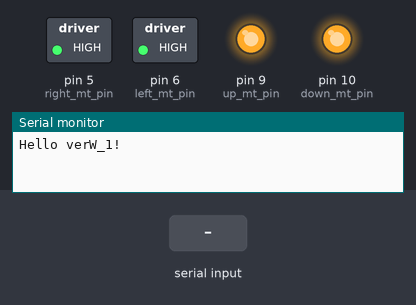
Bench run of a sketch on a simulated Arduino Uno, built with avr-gcc and run on an emulated ATmega328P. Shown: switched loads named in the sketch (green lamp = pin HIGH), output pins drawn as LEDs (lit = HIGH), the last lines printed to the serial monitor. The test bench sets the inputs (shaded band).

Above: at 1.2 s.
1.3 s: "r" received over the second serial link
At 2.0 s:
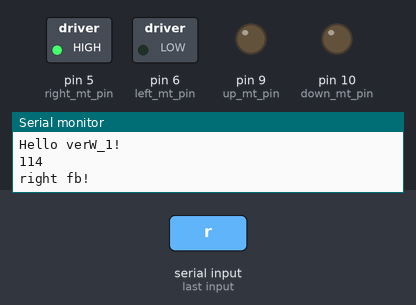
2.8 s: "l" received over the second serial link
At 3.2 s:
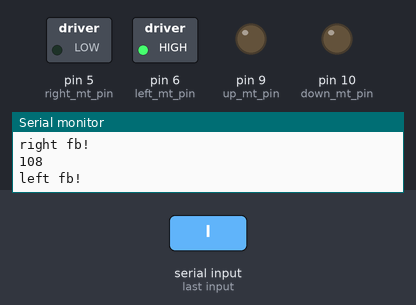
4.3 s: "u" received over the second serial link
At 5.5 s:
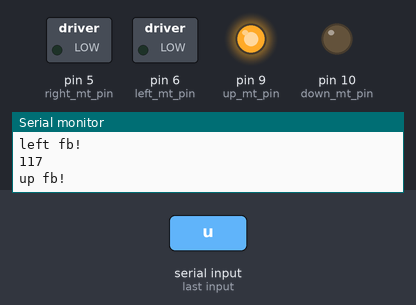
5.8 s: "d" received over the second serial link
At 6.6 s:
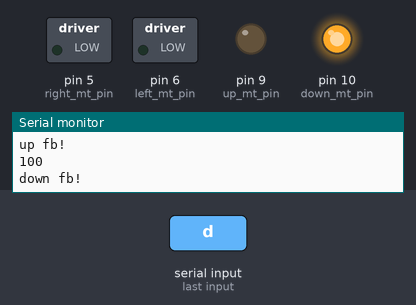
7.3 s: "1" received over the second serial link
At 7.8 s:
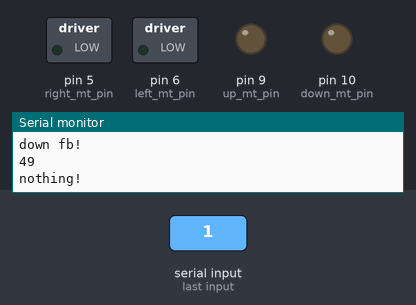
Timing chart, 0 to 9.8 s (numbered marks = the images above; inputs shaded):
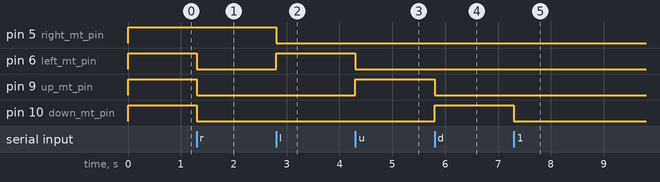

The sketch:

motor_control_tunedver.ino
```cpp
#include <SoftwareSerial.h>
const int right_mt_pin = 5;
const int left_mt_pin = 6;
const int up_mt_pin = 9;
const int down_mt_pin = 10;

const int weak_vib = 0;
const int strong_vib = 255;

SoftwareSerial BTSerial(2, 3); // (TX,RX)
void fb_right(){
  Serial.println("right fb!");
  analogWrite(right_mt_pin, strong_vib);
  analogWrite(left_mt_pin, weak_vib);
  analogWrite(up_mt_pin, weak_vib);
  analogWrite(down_mt_pin, weak_vib);
}

void fb_left(){
  Serial.println("left fb!");
  analogWrite(right_mt_pin, weak_vib);
  analogWrite(left_mt_pin, strong_vib);
  analogWrite(up_mt_pin, weak_vib);
  analogWrite(down_mt_pin, weak_vib);
}

void fb_up(){
  Serial.println("up fb!");
  analogWrite(right_mt_pin, weak_vib);
  analogWrite(left_mt_pin, weak_vib);
  analogWrite(up_mt_pin, strong_vib);
  analogWrite(down_mt_pin, weak_vib);
}

void fb_down(){
  Serial.println("down fb!");
  analogWrite(right_mt_pin, weak_vib);
  analogWrite(left_mt_pin, weak_vib);
  analogWrite(up_mt_pin, weak_vib);
  analogWrite(down_mt_pin, strong_vib);
}

void off_all(){
  Serial.println("nothing!");
  analogWrite(right_mt_pin, 0);
  analogWrite(left_mt_pin, 0);
  analogWrite(up_mt_pin, 0);
  analogWrite(down_mt_pin, 0);
  }

void setup() {
  Serial.begin(9600);
  Serial.println("Hello verW_1!");
  BTSerial.begin(9600);//시리얼 통신을 사용하며 통신 속도는 9600으로 설정합니다.
  pinMode(right_mt_pin, OUTPUT);
  pinMode(left_mt_pin, OUTPUT);
  pinMode(up_mt_pin, OUTPUT);
  pinMode(down_mt_pin, OUTPUT);
  analogWrite(right_mt_pin, strong_vib);
  analogWrite(left_mt_pin, strong_vib);
  analogWrite(up_mt_pin, strong_vib);
  analogWrite(down_mt_pin, strong_vib);
}
byte data ;
void loop() {
  if (BTSerial.available()) {
    data = BTSerial.read();
    Serial.println(data);
    switch (data) {
      case 'r': fb_right(); break;
      case 'l': fb_left(); break;
      case 'u': fb_up(); break;
      case 'd': fb_down(); break;
      default : off_all();
    }
  }
}
```

Measured:
- after the input at 1.3 s, pin 6 (left_mt_pin), pin 9 (up_mt_pin), pin 10 (down_mt_pin): HIGH → LOW at once
- after the input at 2.8 s, pin 5 (right_mt_pin): HIGH → LOW at once; pin 6 (left_mt_pin): LOW → HIGH at once
- after the input at 4.3 s, pin 6 (left_mt_pin): HIGH → LOW at once; pin 9 (up_mt_pin): LOW → HIGH at once
- after the input at 5.8 s, pin 9 (up_mt_pin): HIGH → LOW at once; pin 10 (down_mt_pin): LOW → HIGH at once
- after the input at 7.3 s, pin 10 (down_mt_pin): HIGH → LOW at once
